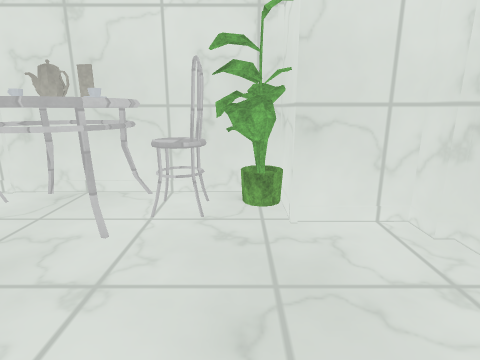
View 1 (above)

13 first-person views from a walk through a 3-D level made in the Godot game engine. The camera is 1.2 m above the floor, tilts 14° down and sees 80° across. The floor is counted in squares, 0.5 m on a side. Each view is taken from the middle of a square. On the plan, view 1 faces up. The plan holds only what a view shows up to about 18 squares ahead; the rest is blank. The place goes on beyond the plan. Characters and animated objects are not drawn. Surface patterns are stand-ins for the level's own textures.

View 2
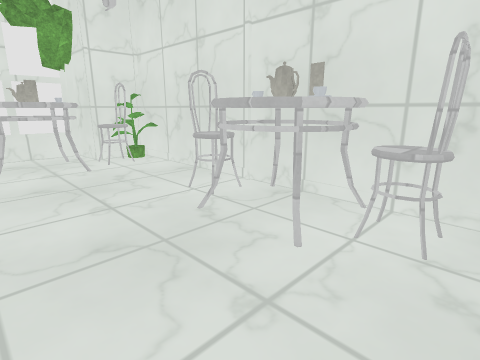

View 3
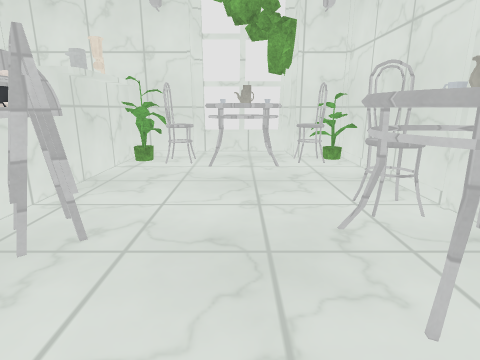

View 4
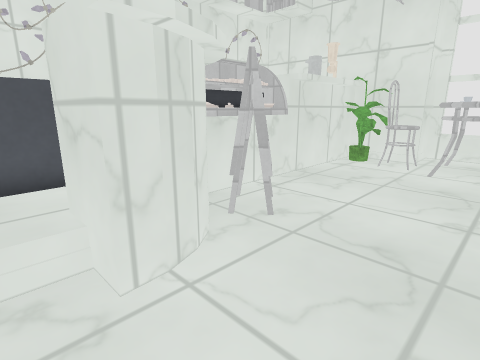

View 5
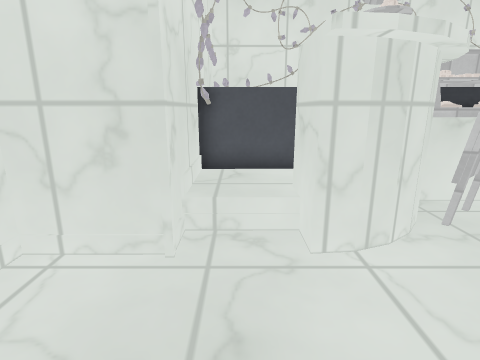

View 6
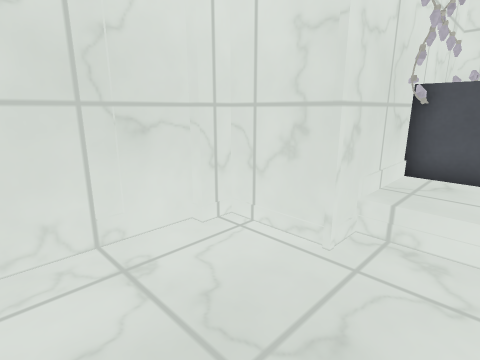

View 7
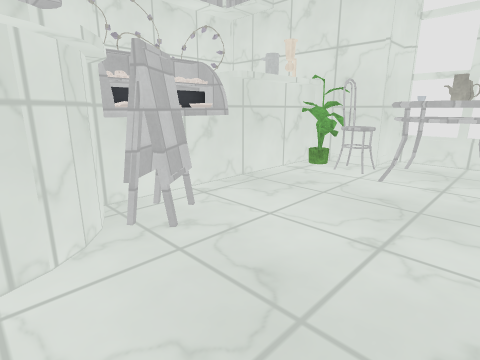

View 8
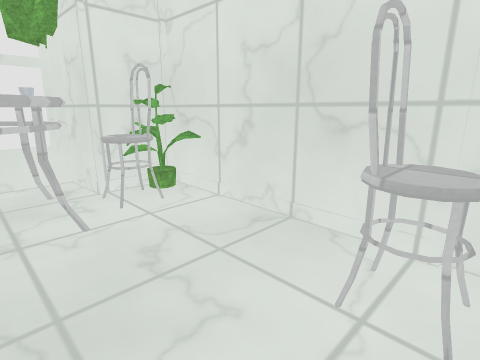

View 9
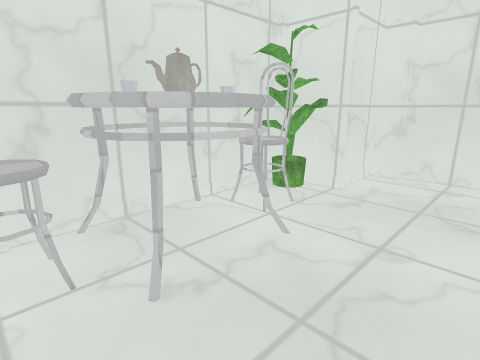

View 10
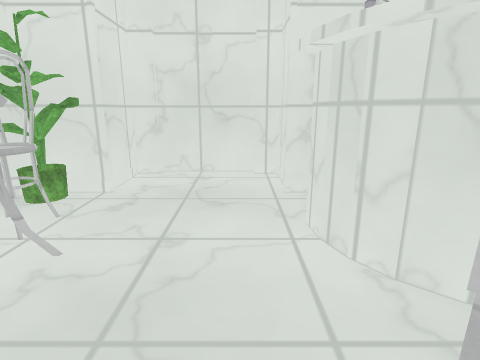

View 11
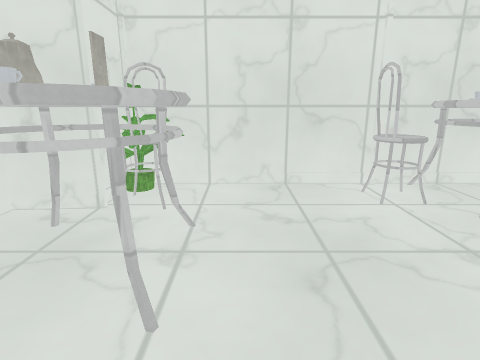

View 12
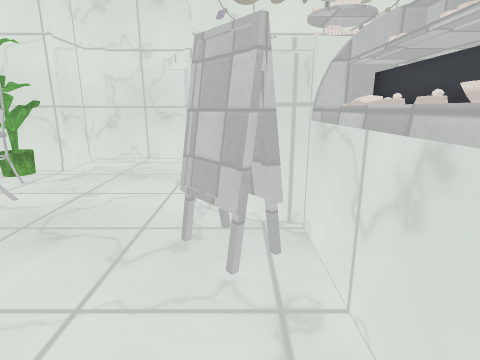

View 13
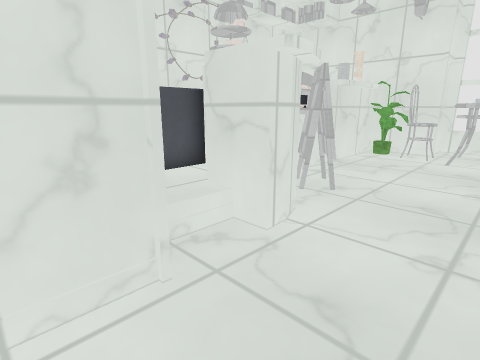

### Floor plan
Key: @ floor where view 1 was taken; # wall or solid block; . floor; = window, fence, low wall or low ledge; ^ raised ledge; C cup; O other object.
Columns run from 15 left of view 1 to 4 right of it. Each row starts with its distance up from view 1.
  8 ##^#######^^^####
  7 =^^.....^^C^^^^##
  6 #^^.....^.^^C..^####
  5  ## ......^^^......#
  4 ^^O^...............#
  3 ^^^^...............#
  2 ^C^^...............#
  1 ##^.............####
  0 #^^.......#.###@#
 -1 ###......#### ^O#
 -2  ######^^^## ^OO#
 -3       #######^^^#
 -4           #     ^
 -5                 #

Positions as (right, up) in squares from view 1, and headings:
1: (0, 0), facing up
2: (0, 1), facing up-left
3: (0, 3), facing left
4: (0, 4), facing down-left
5: (0, 5), facing down
6: (-1, 5), facing down-right
7: (-2, 5), facing down-left
8: (-6, 3), facing up-left
9: (-7, 2), facing up-right
10: (-7, 2), facing right
11: (-11, -1), facing up
12: (-10, -1), facing right
13: (3, 4), facing down-left
